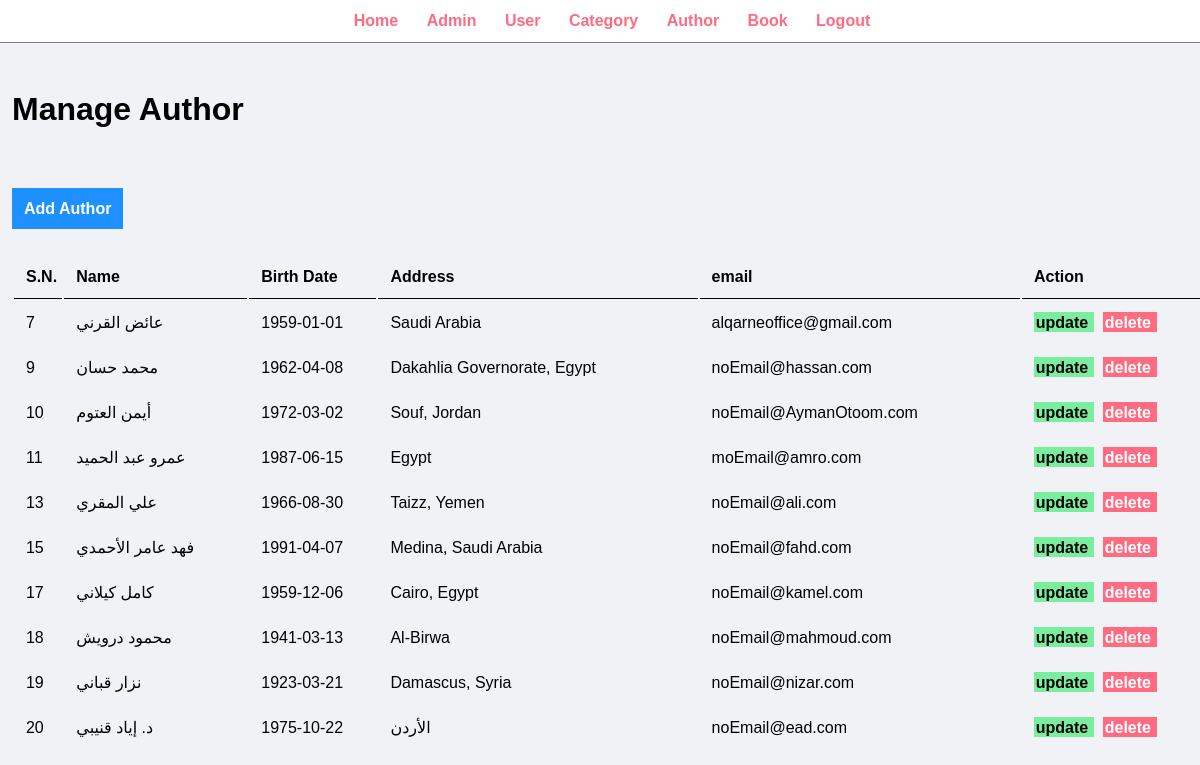
Screenshot of /admin/manage-author.php (signed in) with the database file from the repository.
### tables this page shows
CREATE TABLE `authors` (
  `id` int(11) NOT NULL,
  `name` varchar(255) NOT NULL,
  `BD` date NOT NULL,
  `Address` varchar(255) NOT NULL,
  `email` varchar(255) NOT NULL
);

### admin/manage-author.php (the view, shortened to what this page needs)
<?php
include "partial/menu.php";
?>
<div class="main-content">
    <div class="wrapper">
        <h1>Manage Author</h1>
        <br/>
        <br><br><br>
        <a href="add-author.php" class="btn-primary">Add Author</a>
        <br/><br/><br/>
        <table class="tbl-full">
            <tr>
                <th>S.N.</th>
                <th>Name</th>
                <th>Birth Date</th>
                <th>Address</th>
                <th>email</th>
                <th>Action</th>
            </tr>
            <?php
            $sql = "select * from authors";
            $result = mysqli_query($con, $sql);
            if ($result && $result->num_rows > 0) {
                while ($author = $result->fetch_assoc()) {
                    echo "<tr>";
                    $id = $author['id'];
                    $name = $author['name'];
                    $Address = $author['Address'];
                    $BD = $author['BD'];
                    $email = $author['email'];
                    echo "<td> $id </td>";
                    echo "<td> $name </td>";
                    echo "<td> $BD </td>";
                    echo "<td> $Address </td>";
                    echo "<td> $email </td>";
                    echo "
                           <td>
                        <a href=\"update-author.php?id=$id\" class=\"btn-secondary\"> update </a> &nbsp;
                        <a href=\"delete-author.php?id=$id\" class=\"btn-danger\"> delete </a>&nbsp;
                    </td>
                        ";
                    echo "</tr>";
                }
            }
            ?>
        </table>
    </div>
</div>

### css/admin.css (style rules this page uses)
* { margin: 0; padding: 0; font-family: Arial, Helvetica, sans-serif; }
.wrapper { padding: 1%; width: 100%; margin: 0 auto; }
.tbl-full { width: 100%; }
table tr th { border-bottom: 1px solid black; padding: 1%; text-align: left; }
table tr td { padding: 1%; }
.btn-primary { background-color: #1e90ff; padding: 1%; color: white; text-decoration: none; font-weight: bold; }
.btn-secondary { background-color: #7bed9f; padding: 1%; color: black; text-decoration: none; font-weight: bold; }
.btn-danger { background-color: #ff6b81; padding: 1%; color: white; text-decoration: none; font-weight: bold; }
.main-content { background-color: #f1f2f6; padding: 3% 0; }

### rows the page displays
authors: id "7", name "عائض القرني", BD "1959-01-01", Address "Saudi Arabia", email "alqarneoffice@gmail.com"
authors: id "9", name "محمد حسان", BD "1962-04-08", Address "Dakahlia Governorate, Egypt", email "noEmail@hassan.com"
authors: id "10", name "أيمن العتوم", BD "1972-03-02", Address "Souf, Jordan", email "noEmail@AymanOtoom.com"
authors: id "11", name "عمرو عبد الحميد", BD "1987-06-15", Address "Egypt", email "moEmail@amro.com"
authors: id "13", name "علي المقري", BD "1966-08-30", Address "Taizz, Yemen", email "noEmail@ali.com"
authors: id "15", name "فهد عامر الأحمدي", BD "1991-04-07", Address "Medina, Saudi Arabia", email "noEmail@fahd.com"
authors: id "17", name "كامل كيلاني", BD "1959-12-06", Address "Cairo, Egypt", email "noEmail@kamel.com"
authors: id "18", name "محمود درويش", BD "1941-03-13", Address "Al-Birwa", email "noEmail@mahmoud.com"
authors: id "19", name "نزار قباني", BD "1923-03-21", Address "Damascus, Syria", email "noEmail@nizar.com"
authors: id "20", name "د. إياد قنيبي", BD "1975-10-22", Address "الأردن", email "noEmail@ead.com"
